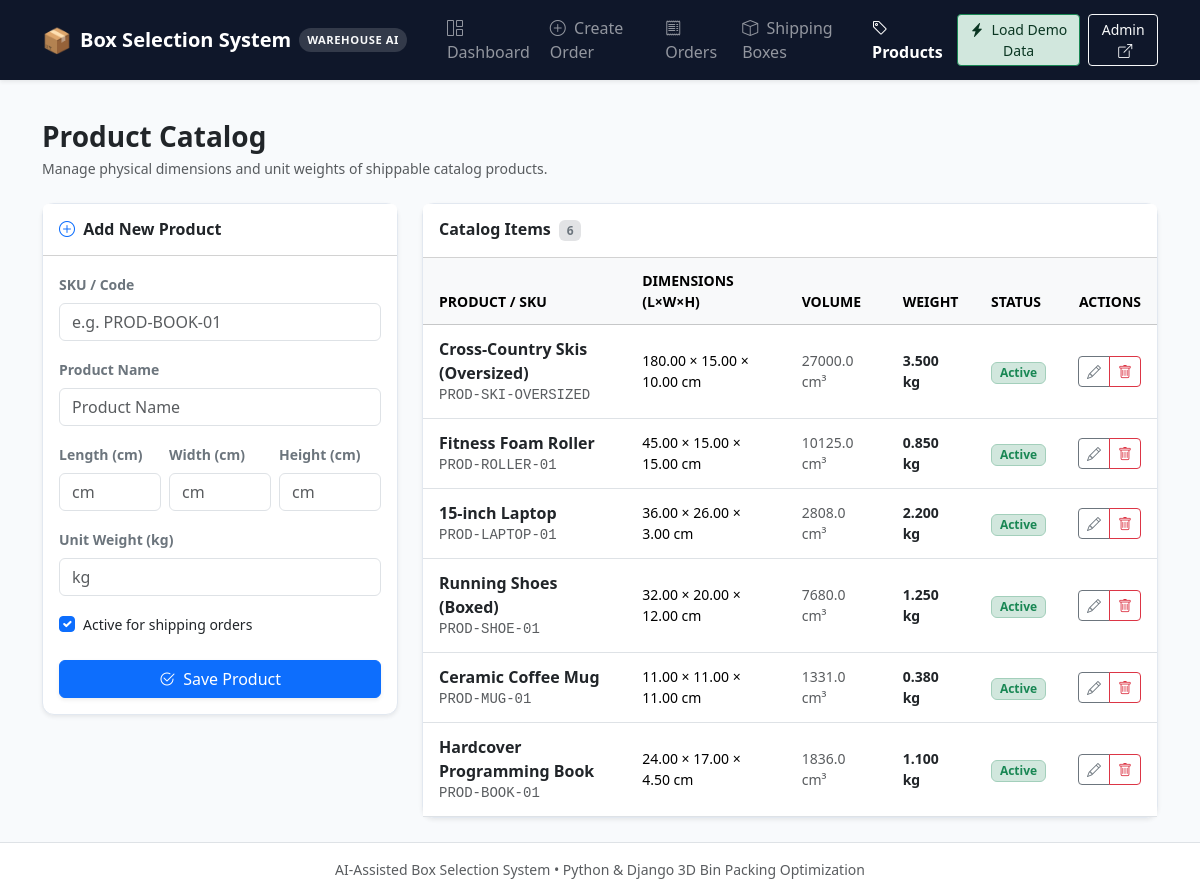
Before: /products/ with the older database file.
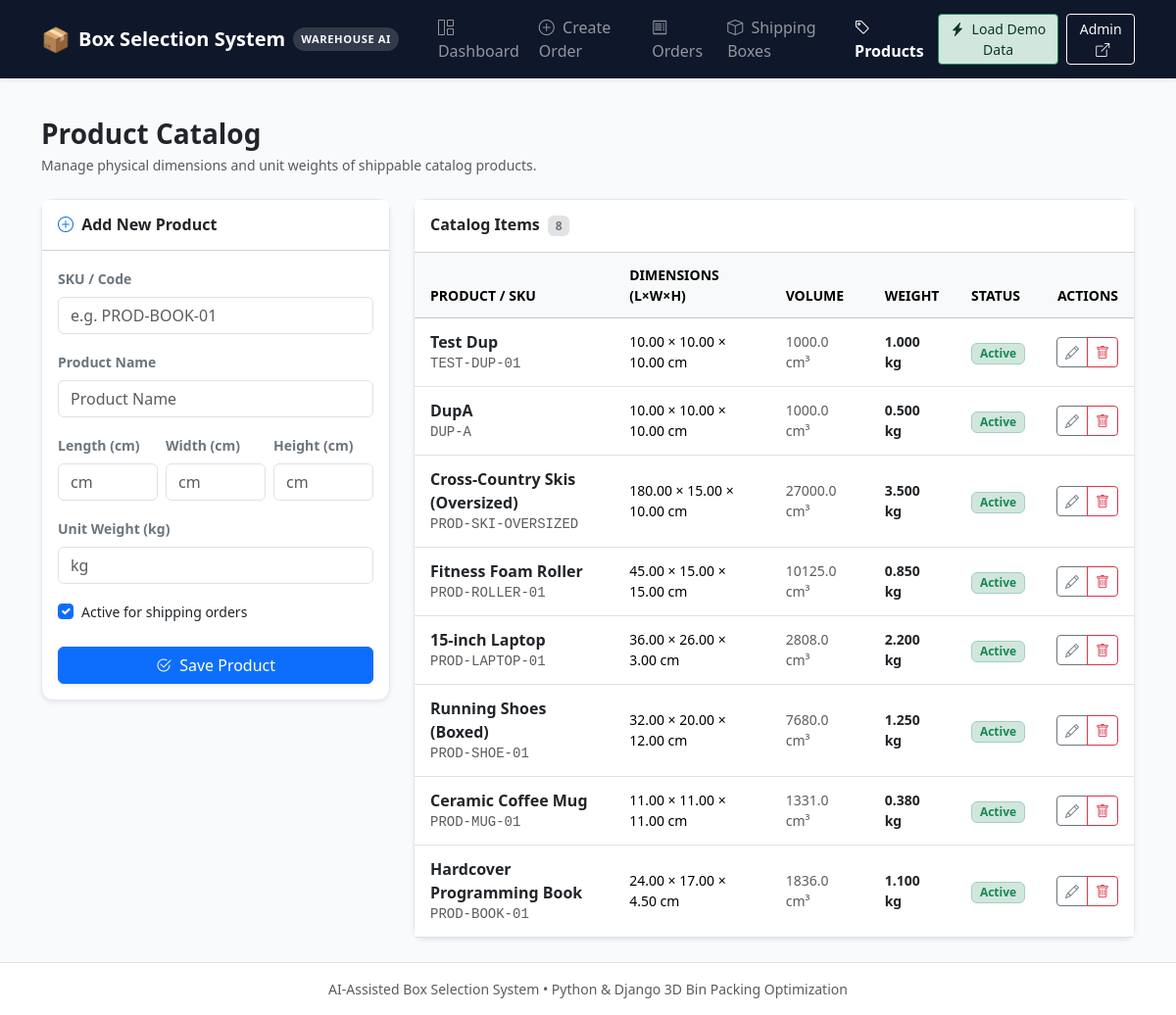
After: the same page with the newer database file.
### fulfillment/models/product.py (models this page shows, shortened)
class Product(models.Model):
    sku = models.CharField(
        max_length=64,
        unique=True,
        db_index=True,
        help_text="Unique Stock Keeping Unit (e.g., 'PROD-BOOK-001')"
    )
    name = models.CharField(max_length=255)
    length = models.DecimalField(
        max_digits=8,
        decimal_places=2,
        validators=[MinValueValidator(Decimal('0.01'))],
        help_text="Length in cm (minimum 0.01)"
    )
    width = models.DecimalField(
        max_digits=8,
        decimal_places=2,
        validators=[MinValueValidator(Decimal('0.01'))],
        help_text="Width in cm (minimum 0.01)"
    )
    height = models.DecimalField(
        max_digits=8,
        decimal_places=2,
        validators=[MinValueValidator(Decimal('0.01'))],
        help_text="Height in cm (minimum 0.01)"
    )
    weight = models.DecimalField(
        max_digits=8,
        decimal_places=3,
        validators=[MinValueValidator(Decimal('0.001'))],
        help_text="Weight in kg (minimum 0.001)"
    )
    is_active = models.BooleanField(
        default=True,
        db_index=True,
        help_text="Indicates whether this product is eligible for active orders."
    )
    created_at = models.DateTimeField(auto_now_add=True)
    updated_at = models.DateTimeField(auto_now=True)
    class Meta:
        ordering = ['name']
        constraints = [
            models.CheckConstraint(
                condition=models.Q(length__gt=0) &
                models.Q(width__gt=0) &
                models.Q(height__gt=0) &
                models.Q(weight__gt=0),
                name='product_positive_dimensions_and_weight'
            )
        ]
    @property
    def volume(self) -> Decimal:
        return self.length * self.width * self.height

### fulfillment/views/catalog_views.py (the view)
# urls.py: path('products/', views.product_list_create, name='product_list_create'),
def product_list_create(request):
    if request.method == 'POST':
        form = ProductForm(request.POST)
        if form.is_valid():
            product = form.save()
            messages.success(request, f"Product '{product.name}' ({product.sku}) added successfully.")
            return redirect('product_list_create')
        else:
            messages.error(request, "Please correct the form errors below.")
    else:
        form = ProductForm()
    products = Product.objects.all().order_by('-created_at')
    return render(request, 'fulfillment/product_list.html', {
        'form': form,
        'products': products
    })

### fulfillment/forms/catalog_forms.py
class ProductForm(forms.ModelForm):
    class Meta:
        model = Product
        fields = ['sku', 'name', 'length', 'width', 'height', 'weight', 'is_active']
        widgets = {
            'sku': forms.TextInput(attrs={'class': 'form-control', 'placeholder': 'e.g. PROD-BOOK-01'}),
            'name': forms.TextInput(attrs={'class': 'form-control', 'placeholder': 'Product Name'}),
            'length': forms.NumberInput(attrs={'class': 'form-control', 'step': '0.01', 'min': '0.01', 'placeholder': 'cm'}),
            'width': forms.NumberInput(attrs={'class': 'form-control', 'step': '0.01', 'min': '0.01', 'placeholder': 'cm'}),
            'height': forms.NumberInput(attrs={'class': 'form-control', 'step': '0.01', 'min': '0.01', 'placeholder': 'cm'}),
            'weight': forms.NumberInput(attrs={'class': 'form-control', 'step': '0.001', 'min': '0.001', 'placeholder': 'kg'}),
            'is_active': forms.CheckboxInput(attrs={'class': 'form-check-input'}),
        }

### templates/fulfillment/product_list.html (shortened to what the changed rows need)
{% extends "fulfillment/base.html" %}
{% block content %}
<div class="d-flex justify-content-between align-items-center mb-4">
    <div>
        <h1 class="h3 fw-bold text-dark mb-1">Product Catalog</h1>
    </div>
</div>
<div class="row g-4">
    <div class="col-12 col-lg-8">
        <div class="card shadow-sm">
            <div class="card-header bg-white py-3 d-flex justify-content-between align-items-center">
                <h5 class="card-title fw-bold text-dark mb-0 fs-6">
                    Catalog Items <span class="badge bg-secondary-subtle text-secondary ms-1">{{ products.count }}</span>
                </h5>
            </div>
            <div class="card-body p-0">
                {% if products %}
                    <div class="table-responsive">
                        <table class="table table-hover align-middle mb-0">
                            <thead class="table-light">
                                <tr class="text-uppercase small text-muted">
                                    <th>Product / SKU</th>
                                    <th>Dimensions (L×W×H)</th>
                                    <th>Volume</th>
                                    <th>Weight</th>
                                    <th>Status</th>
                                    <th class="text-end">Actions</th>
                                </tr>
                            </thead>
                            <tbody>
                                {% for p in products %}
                                    <tr>
                                        <td>
                                            <div class="fw-bold text-dark">{{ p.name }}</div>
                                            <div class="text-muted small font-monospace">{{ p.sku }}</div>
                                        </td>
                                        <td class="small">{{ p.length }} × {{ p.width }} × {{ p.height }} cm</td>
                                        <td class="small text-muted">{{ p.volume|floatformat:1 }} cm³</td>
                                        <td class="small fw-semibold text-dark">{{ p.weight }} kg</td>
                                        <td>
                                            {% if p.is_active %}
                                                <span class="badge bg-success-subtle text-success border border-success-subtle">Active</span>
                                            {% else %}
                                                <span class="badge bg-secondary-subtle text-secondary">Inactive</span>
                                            {% endif %}
                                        </td>
                                        <td class="text-end">
                                            <div class="btn-group btn-group-sm">
                                                <a href="{% url 'product_edit' p.pk %}" class="btn btn-outline-secondary" title="Edit Product">
                                                    <i class="bi bi-pencil"></i>
                                                </a>
                                                <a href="{% url 'product_delete' p.pk %}" class="btn btn-outline-danger" title="Delete Product">
                                                    <i class="bi bi-trash"></i>
                                                </a>
                                            </div>
                                        </td>
                                    </tr>
                                {% endfor %}
                            </tbody>
                        </table>
                    </div>
                {% else %}
                    <div class="p-5 text-center text-muted">
                        <i class="bi bi-tags fs-1 text-secondary"></i>
                        <p class="mt-2 mb-0">No products in catalog yet.</p>
                        <p class="small text-muted">Add your first product using the form or click "Load Demo Data" above.</p>
                    </div>
                {% endif %}
            </div>
        </div>
    </div>
</div>
{% endblock %}

Changed rows visible on the page:
added Product: name "Test Dup", sku "TEST-DUP-01", length "10.00", width "10.00", height "10.00", volume "1000.0", weight "1.000", is_active "Active"
added Product: name "DupA", sku "DUP-A", length "10.00", width "10.00", height "10.00", volume "1000.0", weight "0.500", is_active "Active"
Other visible differences:
{{ products.count }}: "6" → "8"
